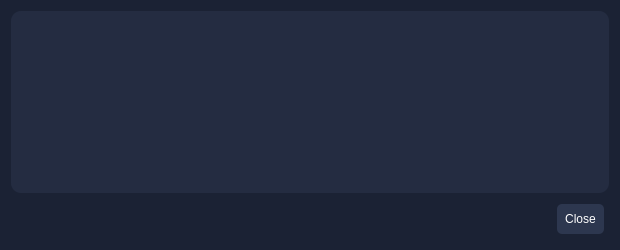
<?xml version="1.0" encoding="UTF-8"?>
<ui version="4.0">
 <class>TransactionDescDialog</class>
 <widget class="QDialog" name="TransactionDescDialog">
  <property name="geometry">
   <rect>
    <x>0</x>
    <y>0</y>
    <width>620</width>
    <height>250</height>
   </rect>
  </property>
  <property name="windowTitle">
   <string notr="true">Transaction details</string>
  </property>
  <property name="styleSheet">
   <string notr="true">background:#1b2234;
padding:2px;
border-top-right-radius: 10px;
border-bottom-right-radius: 10px;
border-right:1px;
border-color:white;</string>
  </property>
  <layout class="QVBoxLayout" name="verticalLayout">
   <item>
    <widget class="QTextEdit" name="detailText">
     <property name="toolTip">
      <string>This pane shows a detailed description of the transaction</string>
     </property>
     <property name="styleSheet">
      <string notr="true">background:#242c41;
padding:2px;
border-radius:10px;
color:#616b7b;</string>
     </property>
     <property name="readOnly">
      <bool>true</bool>
     </property>
    </widget>
   </item>
   <item>
    <widget class="QDialogButtonBox" name="buttonBox">
     <property name="styleSheet">
      <string notr="true">QPushButton::pressed{
  background-color: #232c41;
  box-shadow: 0px 0px 0px 1px rgba(0, 0, 0, 0.1) inset,
  0px 1px 4px 0px rgba(0, 0, 0, 0.1) inset !important;
}
QPushButton{
background:#2d374f;
padding:8px;
border-radius:5px;
color:#fff;
margin:5px
}</string>
     </property>
     <property name="orientation">
      <enum>Qt::Horizontal</enum>
     </property>
     <property name="standardButtons">
      <set>QDialogButtonBox::Close</set>
     </property>
    </widget>
   </item>
  </layout>
 </widget>
 <resources/>
 <connections>
  <connection>
   <sender>buttonBox</sender>
   <signal>accepted()</signal>
   <receiver>TransactionDescDialog</receiver>
   <slot>accept()</slot>
   <hints>
    <hint type="sourcelabel">
     <x>20</x>
     <y>20</y>
    </hint>
    <hint type="destinationlabel">
     <x>20</x>
     <y>20</y>
    </hint>
   </hints>
  </connection>
  <connection>
   <sender>buttonBox</sender>
   <signal>rejected()</signal>
   <receiver>TransactionDescDialog</receiver>
   <slot>reject()</slot>
   <hints>
    <hint type="sourcelabel">
     <x>20</x>
     <y>20</y>
    </hint>
    <hint type="destinationlabel">
     <x>20</x>
     <y>20</y>
    </hint>
   </hints>
  </connection>
 </connections>
</ui>
